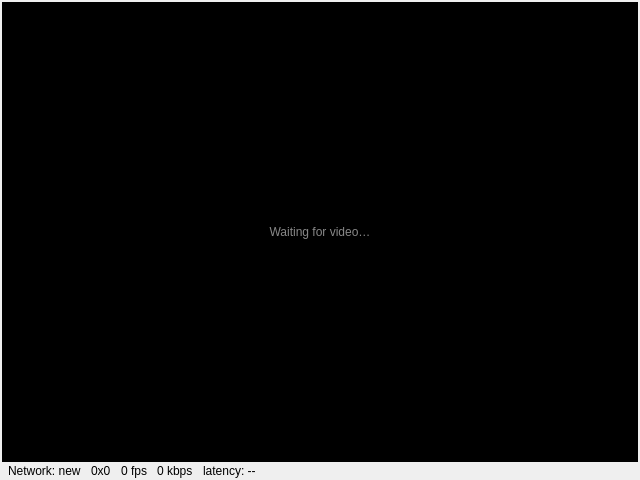
<?xml version="1.0" encoding="UTF-8"?>
<ui version="4.0">
 <class>FlightTileContents</class>
 <widget class="QWidget" name="FlightTileContents">
  <property name="geometry">
   <rect>
    <x>0</x>
    <y>0</y>
    <width>640</width>
    <height>480</height>
   </rect>
  </property>
  <layout class="QVBoxLayout" name="tileLayout">
   <property name="spacing">
    <number>2</number>
   </property>
   <property name="leftMargin">
    <number>2</number>
   </property>
   <property name="topMargin">
    <number>2</number>
   </property>
   <property name="rightMargin">
    <number>2</number>
   </property>
   <property name="bottomMargin">
    <number>2</number>
   </property>
   <item>
    <widget class="QLabel" name="videoLabel">
     <property name="sizePolicy">
      <sizepolicy hsizetype="Ignored" vsizetype="Ignored">
       <horstretch>1</horstretch>
       <verstretch>1</verstretch>
      </sizepolicy>
     </property>
     <property name="minimumSize">
      <size>
       <width>0</width>
       <height>0</height>
      </size>
     </property>
     <property name="text">
      <string>Waiting for video&#x2026;</string>
     </property>
     <property name="alignment">
      <set>Qt::AlignCenter</set>
     </property>
     <property name="styleSheet">
      <string notr="true">QLabel { background-color: black; color: #888; }</string>
     </property>
    </widget>
   </item>
   <item>
    <widget class="QFrame" name="statusStrip">
     <property name="sizePolicy">
      <sizepolicy hsizetype="Expanding" vsizetype="Fixed">
       <horstretch>0</horstretch>
       <verstretch>0</verstretch>
      </sizepolicy>
     </property>
     <property name="maximumSize">
      <size>
       <width>16777215</width>
       <height>22</height>
      </size>
     </property>
     <property name="frameShape">
      <enum>QFrame::NoFrame</enum>
     </property>
     <layout class="QHBoxLayout" name="statusLayout">
      <property name="spacing">
       <number>10</number>
      </property>
      <property name="leftMargin">
       <number>6</number>
      </property>
      <property name="topMargin">
       <number>0</number>
      </property>
      <property name="rightMargin">
       <number>6</number>
      </property>
      <property name="bottomMargin">
       <number>0</number>
      </property>
      <item>
       <widget class="QLabel" name="iceStateLabel">
        <property name="text">
         <string>Network: new</string>
        </property>
       </widget>
      </item>
      <item>
       <widget class="QLabel" name="resolutionLabel">
        <property name="text">
         <string>0x0</string>
        </property>
       </widget>
      </item>
      <item>
       <widget class="QLabel" name="fpsLabel">
        <property name="text">
         <string>0 fps</string>
        </property>
       </widget>
      </item>
      <item>
       <widget class="QLabel" name="bitrateLabel">
        <property name="text">
         <string>0 kbps</string>
        </property>
       </widget>
      </item>
      <item>
       <widget class="QLabel" name="latencyLabel">
        <property name="text">
         <string>latency: --</string>
        </property>
       </widget>
      </item>
      <item>
       <spacer name="statusSpacer">
        <property name="orientation">
         <enum>Qt::Horizontal</enum>
        </property>
        <property name="sizeHint" stdset="0">
         <size>
          <width>20</width>
          <height>10</height>
         </size>
        </property>
       </spacer>
      </item>
      <item>
       <widget class="QLabel" name="statusBadgeLabel">
        <property name="text">
         <string/>
        </property>
       </widget>
      </item>
     </layout>
    </widget>
   </item>
  </layout>
 </widget>
 <resources/>
 <connections/>
</ui>
